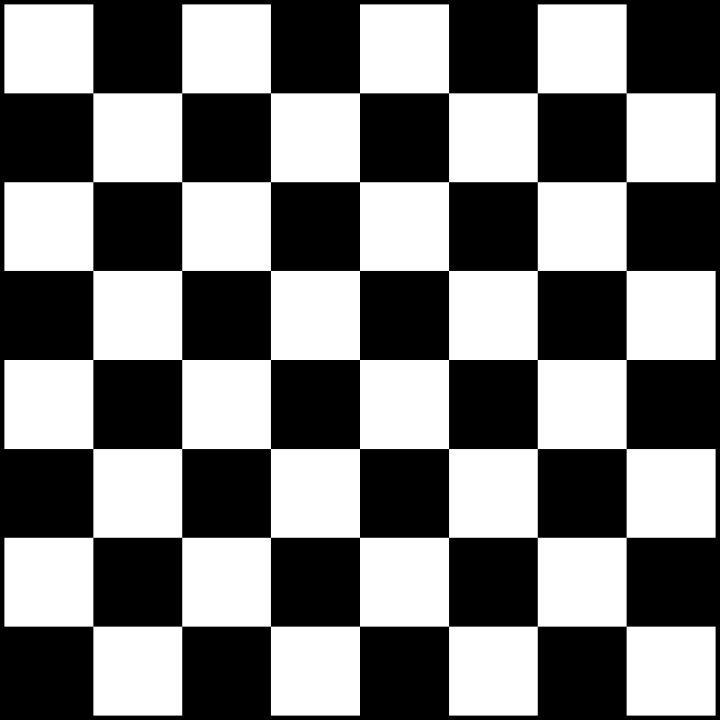
#> input picture OpenCV/resources/chessboard.png, 720 x 720 px
$ python corner_detection.py
#> lines starting #> are read from the running program, lines starting #| are printed output that depends on the picture
# Corner Detection

import numpy as np
import cv2

img = cv2.imread("resources/chessboard.png")
#> img is the input picture: shape (720, 720, 3); min 0, max 255, mean 124.4
img = cv2.resize(img, (0, 0), fx=0.75, fy=0.75)
#> img: shape (540, 540, 3)

# most of the CV algorithms work with gray scale images, so convert to gray scale
imgGray = cv2.cvtColor(img, cv2.COLOR_BGR2GRAY)

# (src, maxCorners, qualityLevel, minEuclideanDistance)
corners = cv2.goodFeaturesToTrack(imgGray, 100, 0.01, 10)
#> corners = 79 rows, first 8: [270, 270], [269, 336], [270, 203], [336, 270], [203, 269], [337, 337], [202, 202], [202, 337]
corners = np.int0(corners) # casting from double to int

# print(corners)

# draw a circle the each corner at original img  which are finded with gray img
for corner in corners:
    x, y = corner.ravel() # [[0, 0]] --> [0, 0]
    cv2.circle(img, (x, y), 5, (0, 0, 255), -1)
#> this loop made 79 passes
#> (x, y) on passes 1 to 12: (270, 270), (269, 336), (270, 203), (336, 270), (203, 269), (337, 337), (202, 202), (202, 337), (337, 202), (469, 270), (70, 269), (270, 469)
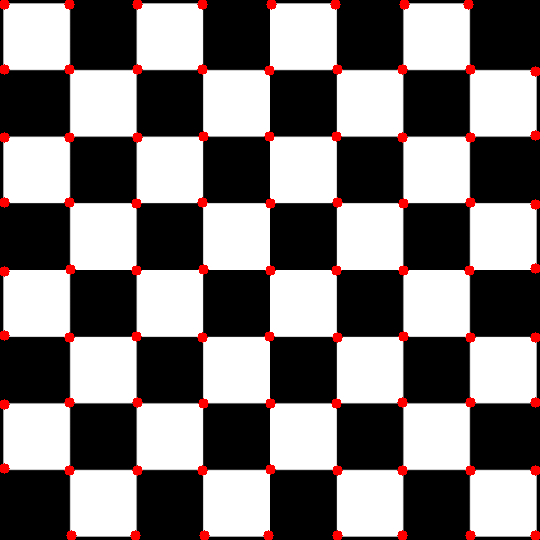
#> img: shape (540, 540, 3); mean B, G, R 121.8, 121.8, 127.3

# connect each corner with randomly colored lines
for i in range(len(corners)):
    for j in range(i + 1, len(corners)):
        corner1 = tuple(corners[i][0]) # [[[0, 0]...]...]
        corner2 = tuple(corners[j][0])
        color = tuple(map(lambda x: int(x), np.random.randint(0, 255, size=3)))
        cv2.line(img, corner1, corner2, color, 1)
#> this loop made 79 passes
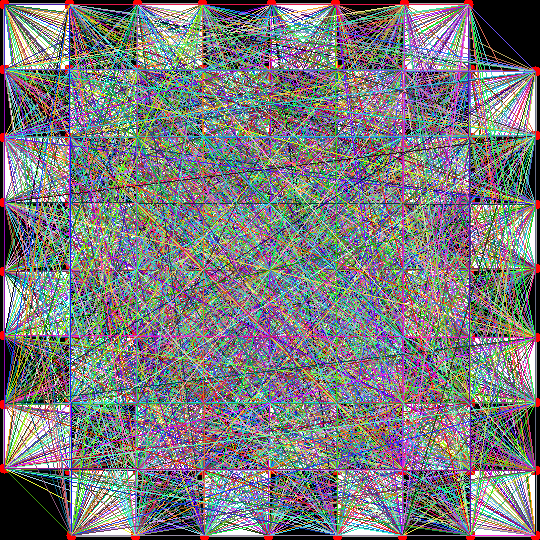
#> img: shape (540, 540, 3); mean B, G, R 124.8, 122.4, 122.1

cv2.imshow("Corner Detection", img)
cv2.waitKey(0)
cv2.destroyAllWindows()

$ run again, with OpenCV/resources/map1.png copied over OpenCV/resources/chessboard.png
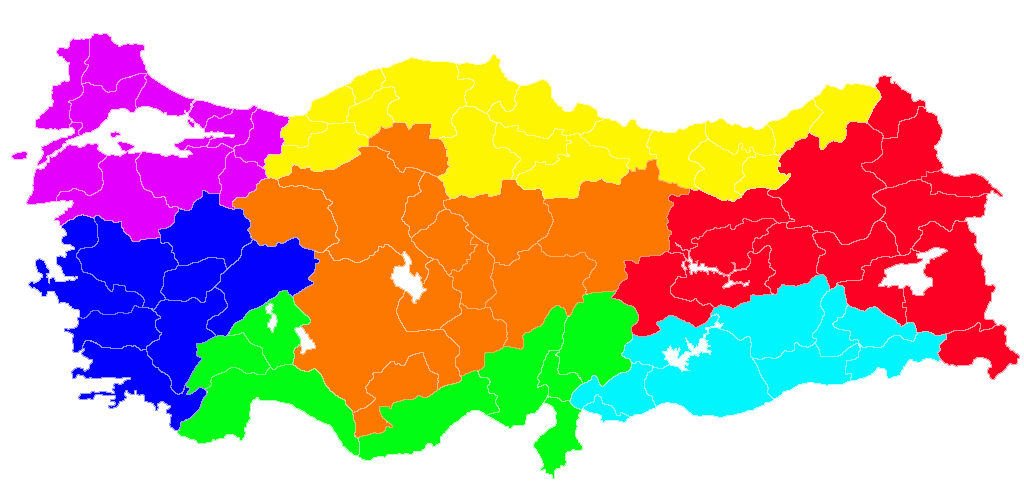
#> input picture OpenCV/resources/map1.png, 1024 x 500 px
#> img is the input picture: shape (500, 1024, 3); mean B, G, R 164, 181.4, 208.1
#> `imgGray = cv2.cvtColor(img, cv2.COLOR_BGR2GRAY)`:
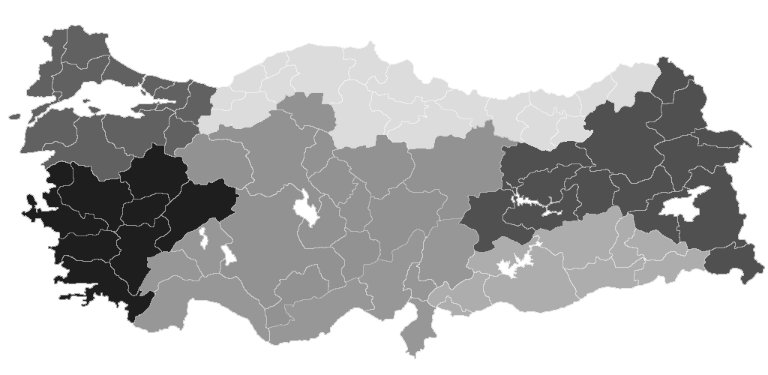
#> imgGray: shape (375, 768); min 30, max 255, mean 187.4
#> corners = 100 rows, first 8: [55, 186], [68, 270], [55, 283], [85, 297], [32, 221], [60, 298], [125, 308], [44, 226]
#> the loop `for corner in corners:` made 100 passes
#> the loop `for i in range(len(corners)):` made 100 passes
#> after the loop `for i in range(len(corners)):`:
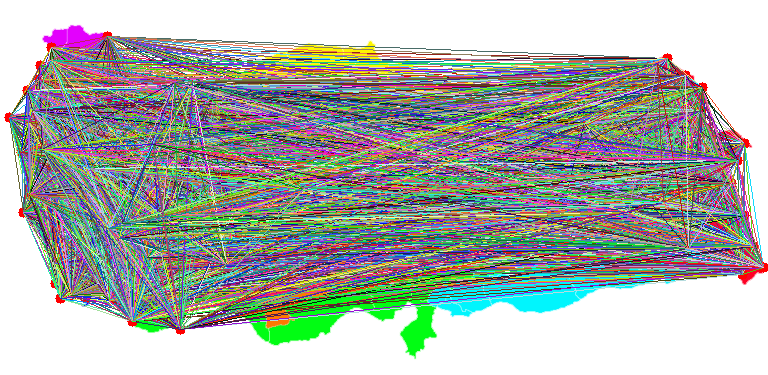
#> img: shape (375, 768, 3); mean B, G, R 169.9, 174.9, 170.3
